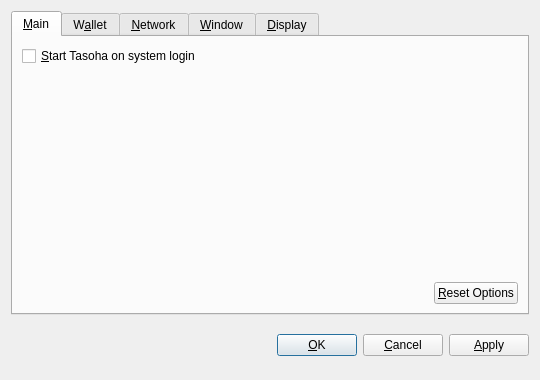
<?xml version="1.0" encoding="UTF-8"?>
<ui version="4.0">
 <class>OptionsDialog</class>
 <widget class="QDialog" name="OptionsDialog">
  <property name="geometry">
   <rect>
    <x>0</x>
    <y>0</y>
    <width>540</width>
    <height>380</height>
   </rect>
  </property>
  <property name="windowTitle">
   <string>Options</string>
  </property>
  <property name="modal">
   <bool>true</bool>
  </property>
  <layout class="QVBoxLayout" name="verticalLayout">
   <item>
    <widget class="QTabWidget" name="tabWidget">
     <property name="tabPosition">
      <enum>QTabWidget::North</enum>
     </property>
     <property name="currentIndex">
      <number>0</number>
     </property>
     <widget class="QWidget" name="tabMain">
      <attribute name="title">
       <string>&amp;Main</string>
      </attribute>
      <layout class="QVBoxLayout" name="verticalLayout_Main">
       <item>
        <widget class="QCheckBox" name="bitcoinAtStartup">
         <property name="toolTip">
          <string>Automatically start Tasoha after logging in to the system.</string>
         </property>
         <property name="text">
          <string>&amp;Start Tasoha on system login</string>
         </property>
        </widget>
       </item>
       <item>
        <spacer name="verticalSpacer_Main">
         <property name="orientation">
          <enum>Qt::Vertical</enum>
         </property>
         <property name="sizeHint" stdset="0">
          <size>
           <width>20</width>
           <height>40</height>
          </size>
         </property>
        </spacer>
       </item>
       <item>
        <layout class="QHBoxLayout" name="horizontalLayout_2_Main">
         <item>
          <spacer name="horizontalSpacer_2_Main">
           <property name="orientation">
            <enum>Qt::Horizontal</enum>
           </property>
           <property name="sizeHint" stdset="0">
            <size>
             <width>40</width>
             <height>20</height>
            </size>
           </property>
          </spacer>
         </item>
         <item>
          <widget class="QPushButton" name="resetButton">
           <property name="toolTip">
            <string>Reset all client options to default.</string>
           </property>
           <property name="text">
            <string>&amp;Reset Options</string>
           </property>
           <property name="autoDefault">
            <bool>false</bool>
           </property>
          </widget>
         </item>
        </layout>
       </item>
      </layout>
     </widget>
     <widget class="QWidget" name="tabWallet">
      <attribute name="title">
       <string>W&amp;allet</string>
      </attribute>
      <layout class="QVBoxLayout" name="verticalLayout_Network">
       <item>
        <widget class="QLabel" name="transactionFeeInfoLabel">
         <property name="text">
          <string>Optional transaction fee per kB that helps make sure your transactions are processed quickly. Most transactions are 1 kB.</string>
         </property>
         <property name="textFormat">
          <enum>Qt::PlainText</enum>
         </property>
         <property name="wordWrap">
          <bool>true</bool>
         </property>
        </widget>
       </item>
       <item>
        <layout class="QHBoxLayout" name="horizontalLayout_1_Main">
         <item>
          <widget class="QLabel" name="transactionFeeLabel">
           <property name="text">
            <string>Pay transaction &amp;fee</string>
           </property>
           <property name="textFormat">
            <enum>Qt::PlainText</enum>
           </property>
           <property name="buddy">
            <cstring>transactionFee</cstring>
           </property>
          </widget>
         </item>
         <item>
          <widget class="BitcoinAmountField" name="transactionFee"/>
         </item>
         <item>
          <spacer name="horizontalSpacer_1_Main">
           <property name="orientation">
            <enum>Qt::Horizontal</enum>
           </property>
           <property name="sizeHint" stdset="0">
            <size>
             <width>40</width>
             <height>20</height>
            </size>
           </property>
          </spacer>
         </item>
        </layout>
       </item>
       <item>
        <widget class="QLabel" name="label">
         <property name="text">
          <string>If you disable the spending of unconfirmed change, the change from a transaction cannot be used until that transaction has at least one confirmation. This also affects how your balance is computed.</string>
         </property>
         <property name="wordWrap">
          <bool>true</bool>
         </property>
        </widget>
       </item>
       <item>
        <widget class="QCheckBox" name="spendZeroConfChange">
         <property name="text">
          <string>Spend unconfirmed change  (experts only)</string>
         </property>
        </widget>
       </item>
       <item>
        <spacer name="verticalSpacer">
         <property name="orientation">
          <enum>Qt::Vertical</enum>
         </property>
         <property name="sizeHint" stdset="0">
          <size>
           <width>20</width>
           <height>40</height>
          </size>
         </property>
        </spacer>
       </item>
      </layout>
     </widget>
     <widget class="QWidget" name="tabNetwork">
      <attribute name="title">
       <string>&amp;Network</string>
      </attribute>
      <layout class="QVBoxLayout" name="verticalLayout_Network">
       <item>
        <widget class="QCheckBox" name="mapPortUpnp">
         <property name="toolTip">
          <string>Automatically open the Tasoha client port on the router. This only works when your router supports UPnP and it is enabled.</string>
         </property>
         <property name="text">
          <string>Map port using &amp;UPnP</string>
         </property>
        </widget>
       </item>
       <item>
        <widget class="QCheckBox" name="connectSocks">
         <property name="toolTip">
          <string>Connect to the Tasoha network through a SOCKS proxy (e.g. when connecting through Tor).</string>
         </property>
         <property name="text">
          <string>&amp;Connect through SOCKS proxy:</string>
         </property>
        </widget>
       </item>
       <item>
        <layout class="QHBoxLayout" name="horizontalLayout_Network">
         <item>
          <widget class="QLabel" name="proxyIpLabel">
           <property name="text">
            <string>Proxy &amp;IP:</string>
           </property>
           <property name="textFormat">
            <enum>Qt::PlainText</enum>
           </property>
           <property name="buddy">
            <cstring>proxyIp</cstring>
           </property>
          </widget>
         </item>
         <item>
          <widget class="QValidatedLineEdit" name="proxyIp">
           <property name="maximumSize">
            <size>
             <width>140</width>
             <height>16777215</height>
            </size>
           </property>
           <property name="toolTip">
            <string>IP address of the proxy (e.g. 127.0.0.1)</string>
           </property>
          </widget>
         </item>
         <item>
          <widget class="QLabel" name="proxyPortLabel">
           <property name="text">
            <string>&amp;Port:</string>
           </property>
           <property name="textFormat">
            <enum>Qt::PlainText</enum>
           </property>
           <property name="buddy">
            <cstring>proxyPort</cstring>
           </property>
          </widget>
         </item>
         <item>
          <widget class="QLineEdit" name="proxyPort">
           <property name="maximumSize">
            <size>
             <width>55</width>
             <height>16777215</height>
            </size>
           </property>
           <property name="toolTip">
            <string>Port of the proxy (e.g. 9050)</string>
           </property>
          </widget>
         </item>
         <item>
          <widget class="QLabel" name="socksVersionLabel">
           <property name="text">
            <string>SOCKS &amp;Version:</string>
           </property>
           <property name="textFormat">
            <enum>Qt::PlainText</enum>
           </property>
           <property name="buddy">
            <cstring>socksVersion</cstring>
           </property>
          </widget>
         </item>
         <item>
          <widget class="QValueComboBox" name="socksVersion">
           <property name="toolTip">
            <string>SOCKS version of the proxy (e.g. 5)</string>
           </property>
          </widget>
         </item>
         <item>
          <spacer name="horizontalSpacer_Network">
           <property name="orientation">
            <enum>Qt::Horizontal</enum>
           </property>
           <property name="sizeHint" stdset="0">
            <size>
             <width>40</width>
             <height>20</height>
            </size>
           </property>
          </spacer>
         </item>
        </layout>
       </item>
       <item>
        <spacer name="verticalSpacer_Network">
         <property name="orientation">
          <enum>Qt::Vertical</enum>
         </property>
         <property name="sizeHint" stdset="0">
          <size>
           <width>20</width>
           <height>40</height>
          </size>
         </property>
        </spacer>
       </item>
      </layout>
     </widget>
     <widget class="QWidget" name="tabWindow">
      <attribute name="title">
       <string>&amp;Window</string>
      </attribute>
      <layout class="QVBoxLayout" name="verticalLayout_Window">
       <item>
        <widget class="QCheckBox" name="minimizeToTray">
         <property name="toolTip">
          <string>Show only a tray icon after minimizing the window.</string>
         </property>
         <property name="text">
          <string>&amp;Minimize to the tray instead of the taskbar</string>
         </property>
        </widget>
       </item>
       <item>
        <widget class="QCheckBox" name="minimizeOnClose">
         <property name="toolTip">
          <string>Minimize instead of exit the application when the window is closed. When this option is enabled, the application will be closed only after selecting Quit in the menu.</string>
         </property>
         <property name="text">
          <string>M&amp;inimize on close</string>
         </property>
        </widget>
       </item>
       <item>
        <spacer name="verticalSpacer_Window">
         <property name="orientation">
          <enum>Qt::Vertical</enum>
         </property>
         <property name="sizeHint" stdset="0">
          <size>
           <width>20</width>
           <height>40</height>
          </size>
         </property>
        </spacer>
       </item>
      </layout>
     </widget>
     <widget class="QWidget" name="tabDisplay">
      <attribute name="title">
       <string>&amp;Display</string>
      </attribute>
      <layout class="QVBoxLayout" name="verticalLayout_Display">
       <item>
        <layout class="QHBoxLayout" name="horizontalLayout_1_Display">
         <item>
          <widget class="QLabel" name="langLabel">
           <property name="text">
            <string>User Interface &amp;language:</string>
           </property>
           <property name="textFormat">
            <enum>Qt::PlainText</enum>
           </property>
           <property name="buddy">
            <cstring>lang</cstring>
           </property>
          </widget>
         </item>
         <item>
          <widget class="QValueComboBox" name="lang">
           <property name="toolTip">
            <string>The user interface language can be set here. This setting will take effect after restarting Tasoha.</string>
           </property>
          </widget>
         </item>
        </layout>
       </item>
       <item>
        <layout class="QHBoxLayout" name="horizontalLayout_2_Display">
         <item>
          <widget class="QLabel" name="unitLabel">
           <property name="text">
            <string>&amp;Unit to show amounts in:</string>
           </property>
           <property name="textFormat">
            <enum>Qt::PlainText</enum>
           </property>
           <property name="buddy">
            <cstring>unit</cstring>
           </property>
          </widget>
         </item>
         <item>
          <widget class="QValueComboBox" name="unit">
           <property name="toolTip">
            <string>Choose the default subdivision unit to show in the interface and when sending coins.</string>
           </property>
          </widget>
         </item>
        </layout>
       </item>
       <item>
        <widget class="QCheckBox" name="displayAddresses">
         <property name="toolTip">
          <string>Whether to show Tasoha addresses in the transaction list or not.</string>
         </property>
         <property name="text">
          <string>&amp;Display addresses in transaction list</string>
         </property>
        </widget>
       </item>
       <item>
        <widget class="QCheckBox" name="coinControlFeatures">
         <property name="toolTip">
          <string>Whether to show coin control features or not.</string>
         </property>
         <property name="text">
          <string>Display coin &amp;control features (experts only!)</string>
         </property>
        </widget>
       </item>
       <item>
        <spacer name="verticalSpacer_Display">
         <property name="orientation">
          <enum>Qt::Vertical</enum>
         </property>
         <property name="sizeHint" stdset="0">
          <size>
           <width>20</width>
           <height>40</height>
          </size>
         </property>
        </spacer>
       </item>
      </layout>
     </widget>
    </widget>
   </item>
   <item>
    <layout class="QHBoxLayout" name="horizontalLayout_Buttons">
     <item>
      <spacer name="horizontalSpacer_1">
       <property name="orientation">
        <enum>Qt::Horizontal</enum>
       </property>
       <property name="sizeHint" stdset="0">
        <size>
         <width>40</width>
         <height>48</height>
        </size>
       </property>
      </spacer>
     </item>
     <item>
      <widget class="QLabel" name="statusLabel">
       <property name="font">
        <font>
         <weight>75</weight>
         <bold>true</bold>
        </font>
       </property>
       <property name="text">
        <string/>
       </property>
       <property name="textFormat">
        <enum>Qt::PlainText</enum>
       </property>
       <property name="wordWrap">
        <bool>true</bool>
       </property>
      </widget>
     </item>
     <item>
      <spacer name="horizontalSpacer_2">
       <property name="orientation">
        <enum>Qt::Horizontal</enum>
       </property>
       <property name="sizeHint" stdset="0">
        <size>
         <width>40</width>
         <height>48</height>
        </size>
       </property>
      </spacer>
     </item>
     <item>
      <widget class="QPushButton" name="okButton">
       <property name="text">
        <string>&amp;OK</string>
       </property>
      </widget>
     </item>
     <item>
      <widget class="QPushButton" name="cancelButton">
       <property name="text">
        <string>&amp;Cancel</string>
       </property>
       <property name="autoDefault">
        <bool>false</bool>
       </property>
      </widget>
     </item>
     <item>
      <widget class="QPushButton" name="applyButton">
       <property name="text">
        <string>&amp;Apply</string>
       </property>
       <property name="autoDefault">
        <bool>false</bool>
       </property>
      </widget>
     </item>
    </layout>
   </item>
  </layout>
 </widget>
 <customwidgets>
  <customwidget>
   <class>BitcoinAmountField</class>
   <extends>QSpinBox</extends>
   <header>bitcoinamountfield.h</header>
  </customwidget>
  <customwidget>
   <class>QValueComboBox</class>
   <extends>QComboBox</extends>
   <header>qvaluecombobox.h</header>
  </customwidget>
  <customwidget>
   <class>QValidatedLineEdit</class>
   <extends>QLineEdit</extends>
   <header>qvalidatedlineedit.h</header>
  </customwidget>
 </customwidgets>
 <resources/>
 <connections/>
</ui>
